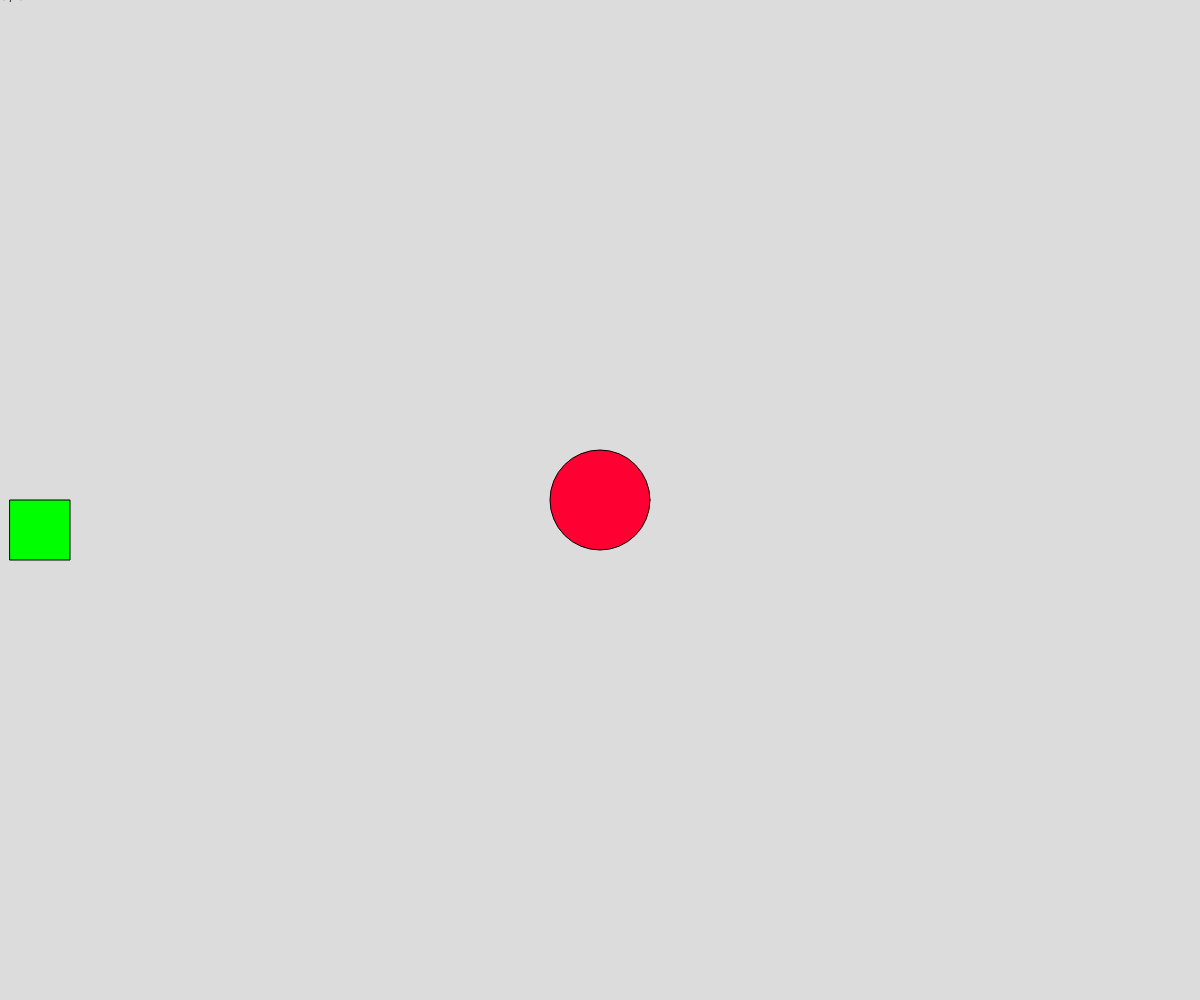
Frame 1 (no input)
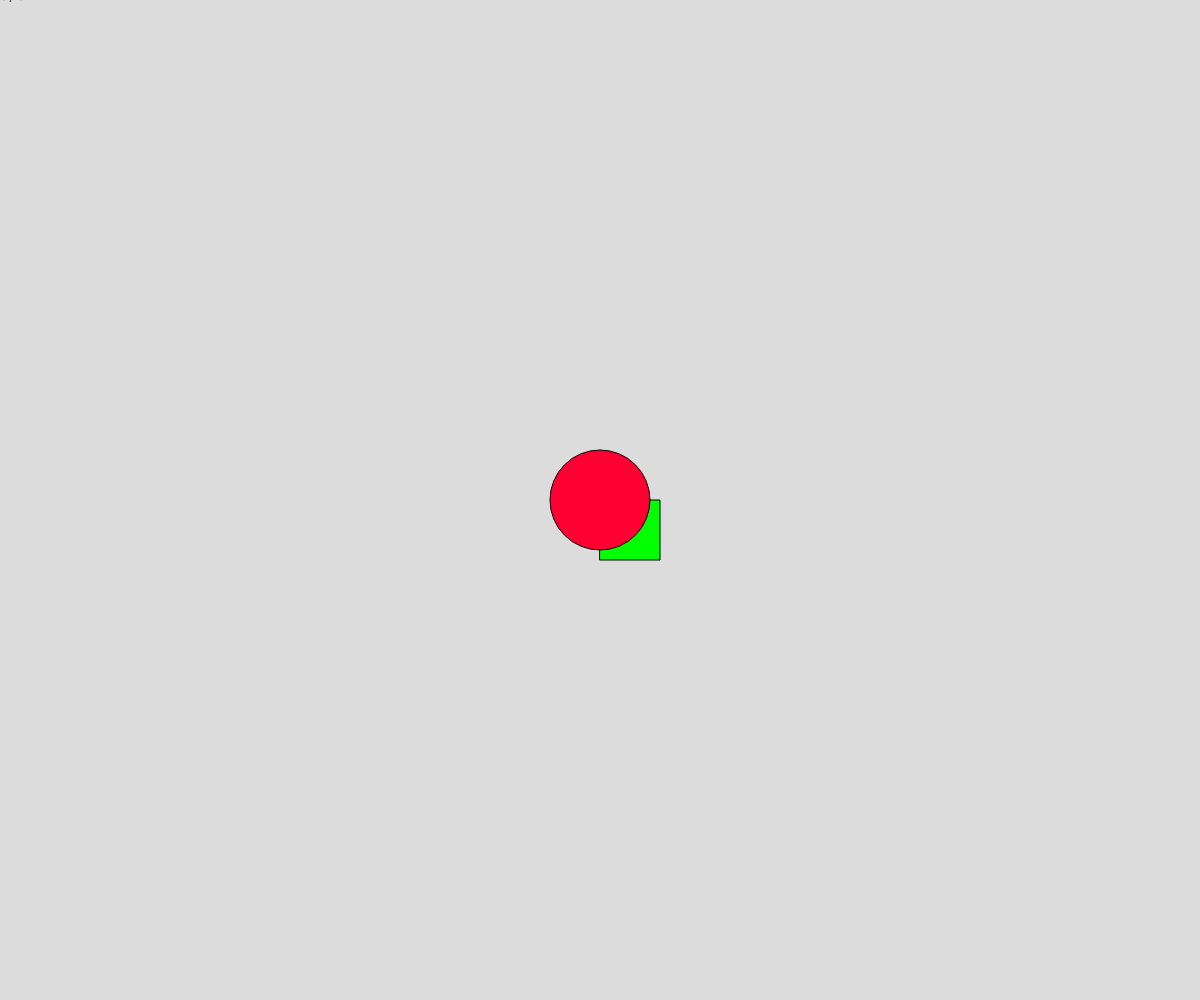
Frame 60 (no input)
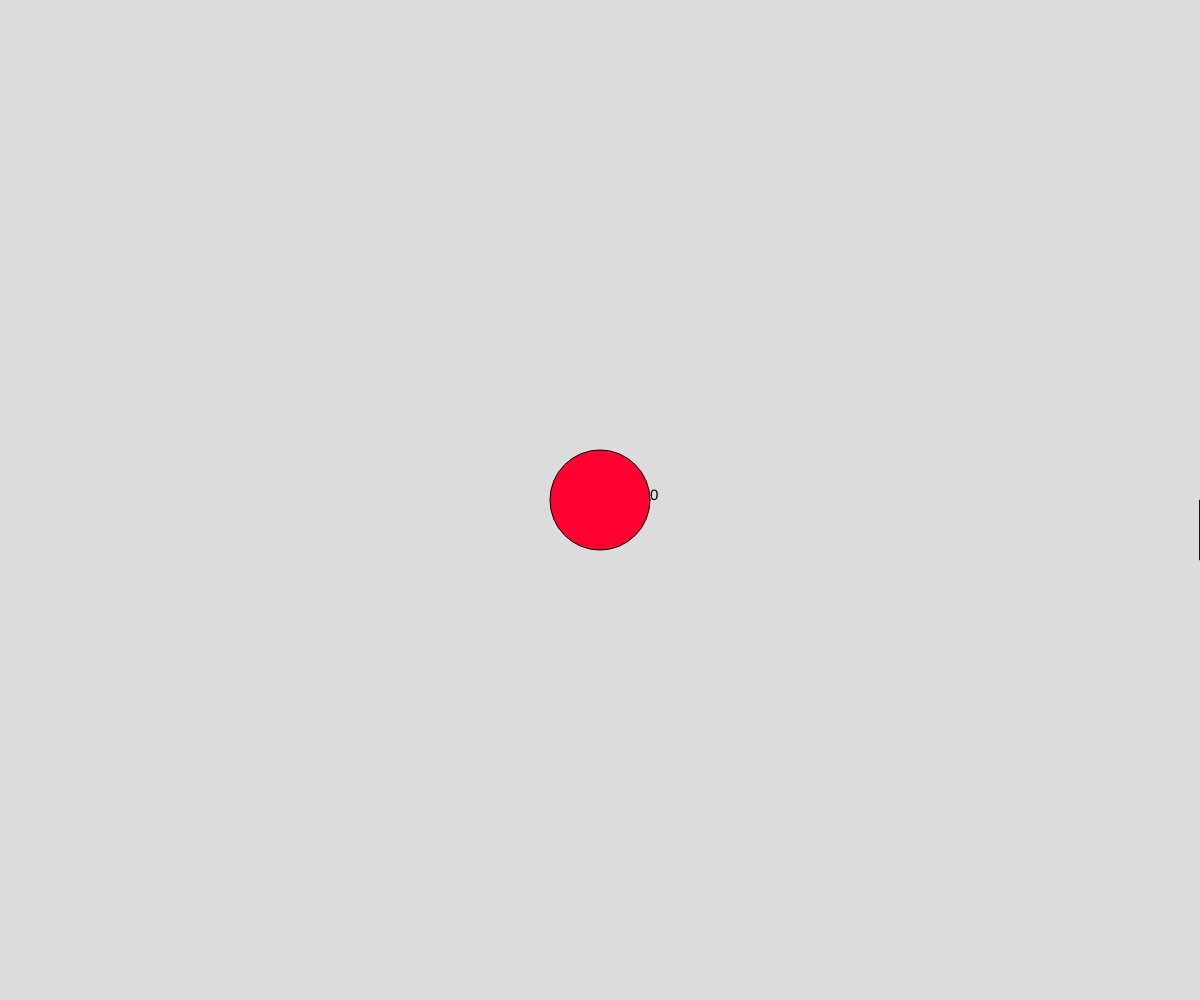
Frame 120 (the mouse pressed at the canvas centre since frame 60)

The p5.js sketch that drew these frames (run headless with seeded random() and noise() and a simulated clock; from frame 60 on, the mouse is pressed at the canvas centre):

// p5.js sketch
// ── sketch.js
// User Interactions/Events
// Adeeb Rahman
// 9.12.2024
//
// 

let s = 15;
let x = 0;

function setup() {
  createCanvas(windowWidth, windowHeight);
}

function draw() {
  background(220);

  print(mouseX, mouseY);

  fill(0);
  textSize(s);
  text(mouseX + ', ' + mouseY, mouseX, mouseY);

  fill(255, 0, 50);
  //circle(width*1/2, height*1/2, 100);

  
  fill(0, 255, 0);

  x = x+10;
  if (x>width) x = 0;

  rect(x, height/2, 60);

  fill(255, 0, 50);
  circle(width*1/2, height*1/2, 100);
}
